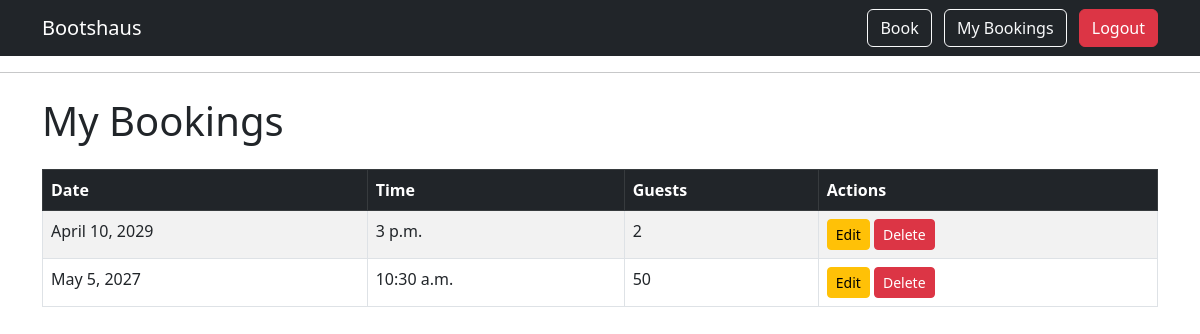
Before: /my-bookings/ (signed in) with the older database file.
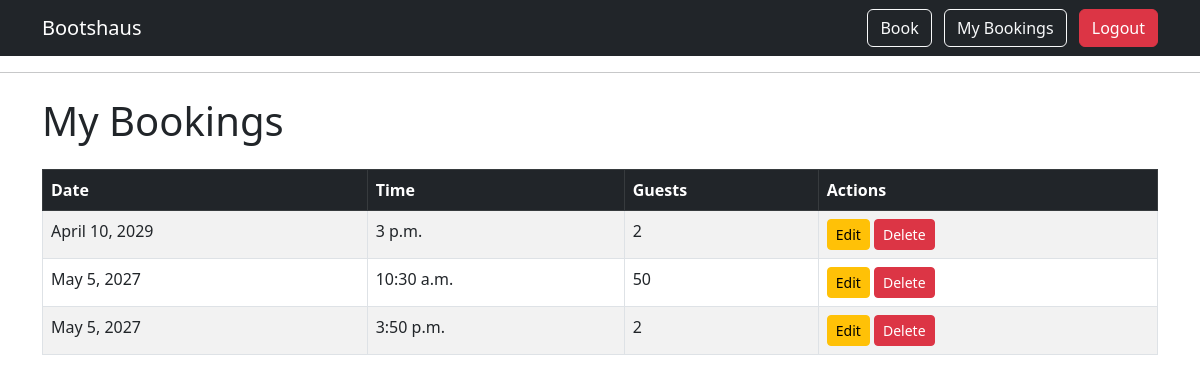
After: the same page with the newer database file.
### bookings/models.py (models this page shows, shortened)
class Booking(models.Model):
    STATUS_CHOICES = [
        ('pending', 'Pending'),
        ('confirmed', 'Confirmed'),
        ('cancelled', 'Cancelled'),
    ]
    user = models.ForeignKey(
        User,
        on_delete=models.CASCADE,
        related_name='bookings'
    )
    full_name = models.CharField(max_length=100)
    email = models.EmailField()
    booking_date = models.DateField()
    booking_time = models.TimeField()
    guests = models.PositiveIntegerField()
    special_request = models.TextField(blank=True)
    status = models.CharField(
        max_length=20,
        choices=STATUS_CHOICES,
        default='pending'
    )
    created_on = models.DateTimeField(auto_now_add=True)

### bookings/views.py (the view)
# urls.py: path('my-bookings/', my_bookings, name='my_bookings'),
@login_required
def my_bookings(request):
    bookings = Booking.objects.filter(user=request.user).order_by(
        '-booking_date'
    )
    return render(request, 'bookings/my_bookings.html', {'bookings': bookings})

### bookings/templates/bookings/my_bookings.html
{% extends 'bookings/base.html' %}
{% block content %}
    <h1 class="mb-4">My Bookings</h1>
    {% if bookings %}
<table class="table table-striped table-bordered">
    <thead class="table-dark">
        <tr>
            <th>Date</th>
            <th>Time</th>
            <th>Guests</th>
            <th>Actions</th>
        </tr>
    </thead>
    <tbody>
        {% for booking in bookings %}
        <tr>
            <td>{{ booking.booking_date }}</td>
            <td>{{ booking.booking_time }}</td>
            <td>{{ booking.guests }}</td>
            <td>
                <a href="{% url 'edit_booking' booking.id %}" class="btn btn-sm btn-warning">
                    Edit
                </a>
                <a href="{% url 'delete_booking' booking.id %}" class="btn btn-sm btn-danger">
                    Delete
                </a>
            </td>
        </tr>
        {% endfor %}
    </tbody>
</table>
    {% else %}
        <p>You have no bookings yet.</p>
    {% endif %}
{% endblock %}

Changed rows visible on the page:
added Booking: booking_date "May 5, 2027", booking_time "3:50 p.m.", guests "2"
